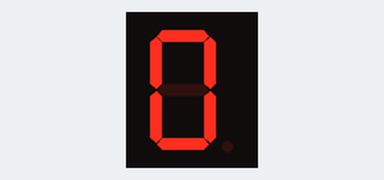
A sketch run on a simulated Arduino Uno, built with avr-gcc and run on an emulated ATmega328P. On the bench: 1-digit seven-segment display. Wiring (inferred from the names in the program): 1-digit 7-segment display, segments lit when LOW: segments pin 8, pin 7, pin 6, pin 5, pin 4, pin 3, pin 2. The segment pins are drawn as the display they are named for.

Above: at 0.1 s.
At 1.1 s:
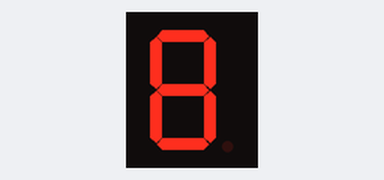

Measured:
- what the display in image 1 shows lasts 1.0 s, from 1.0 s to 2.0 s

The sketch:

sketch_jul13a.ino
```cpp
int a = 2;
int b = 3;
int c = 4;
int d = 5;
int e = 6;
int f = 7;
int g = 8;


void pisi0(){
  digitalWrite(a, LOW);
  digitalWrite(b, LOW);
  digitalWrite(c, LOW);
  digitalWrite(d, LOW);
  digitalWrite(e, LOW);
  digitalWrite(f, LOW);
  digitalWrite(g, HIGH);
}

void pisi1(){
  digitalWrite(a, HIGH);
  digitalWrite(b, LOW);
  digitalWrite(c, LOW);
  digitalWrite(d, HIGH);
  digitalWrite(e, HIGH);
  digitalWrite(f, HIGH);
  digitalWrite(g, HIGH);
}

void pisi2(){
  digitalWrite(a, LOW);
  digitalWrite(b, LOW);
  digitalWrite(c, HIGH);
  digitalWrite(d, LOW);
  digitalWrite(e, LOW);
  digitalWrite(f, HIGH);
  digitalWrite(g, LOW);
}

void pisi3(){
  digitalWrite(a, LOW);
  digitalWrite(b, LOW);
  digitalWrite(c, LOW);
  digitalWrite(d, LOW);
  digitalWrite(e, HIGH);
  digitalWrite(f, HIGH);
  digitalWrite(g, LOW);
}

void pisi4(){
  digitalWrite(a, LOW);
  digitalWrite(b, LOW);
  digitalWrite(c, LOW);
  digitalWrite(d, LOW);
  digitalWrite(e, LOW);
  digitalWrite(f, LOW);
  digitalWrite(g, HIGH);
}

void pisi5(){
  digitalWrite(a, LOW);
  digitalWrite(b, HIGH);
  digitalWrite(c, LOW);
  digitalWrite(d, LOW);
  digitalWrite(e, HIGH);
  digitalWrite(f, LOW);
  digitalWrite(g, LOW);
}

void pisi6(){
  digitalWrite(a, LOW);
  digitalWrite(b, HIGH);
  digitalWrite(c, LOW);
  digitalWrite(d, LOW);
  digitalWrite(e, LOW);
  digitalWrite(f, LOW);
  digitalWrite(g, LOW);
}

void pisi7(){
  digitalWrite(a, LOW);
  digitalWrite(b, LOW);
  digitalWrite(c, LOW);
  digitalWrite(d, HIGH);
  digitalWrite(e, HIGH);
  digitalWrite(f, HIGH);
  digitalWrite(g, HIGH);
}

void pisi8(){
  digitalWrite(a, LOW);
  digitalWrite(b, LOW);
  digitalWrite(c, LOW);
  digitalWrite(d, LOW);
  digitalWrite(e, LOW);
  digitalWrite(f, LOW);
  digitalWrite(g, LOW);
}

void pisi9(){
  digitalWrite(a, LOW);
  digitalWrite(b, LOW);
  digitalWrite(c, LOW);
  digitalWrite(d, HIGH);
  digitalWrite(e, HIGH);
  digitalWrite(f, LOW);
  digitalWrite(g, LOW);
}

void setup() {


  pinMode(a, OUTPUT);
  pinMode(b, OUTPUT);
  pinMode(c, OUTPUT);
  pinMode(d, OUTPUT);
  pinMode(e, OUTPUT);
  pinMode(f, OUTPUT);
  pinMode(g, OUTPUT);
}

void loop() {
  digitalWrite(a, HIGH);
  delay(1000);
  digitalWrite(a, LOW);
  delay(1000);
}
```
